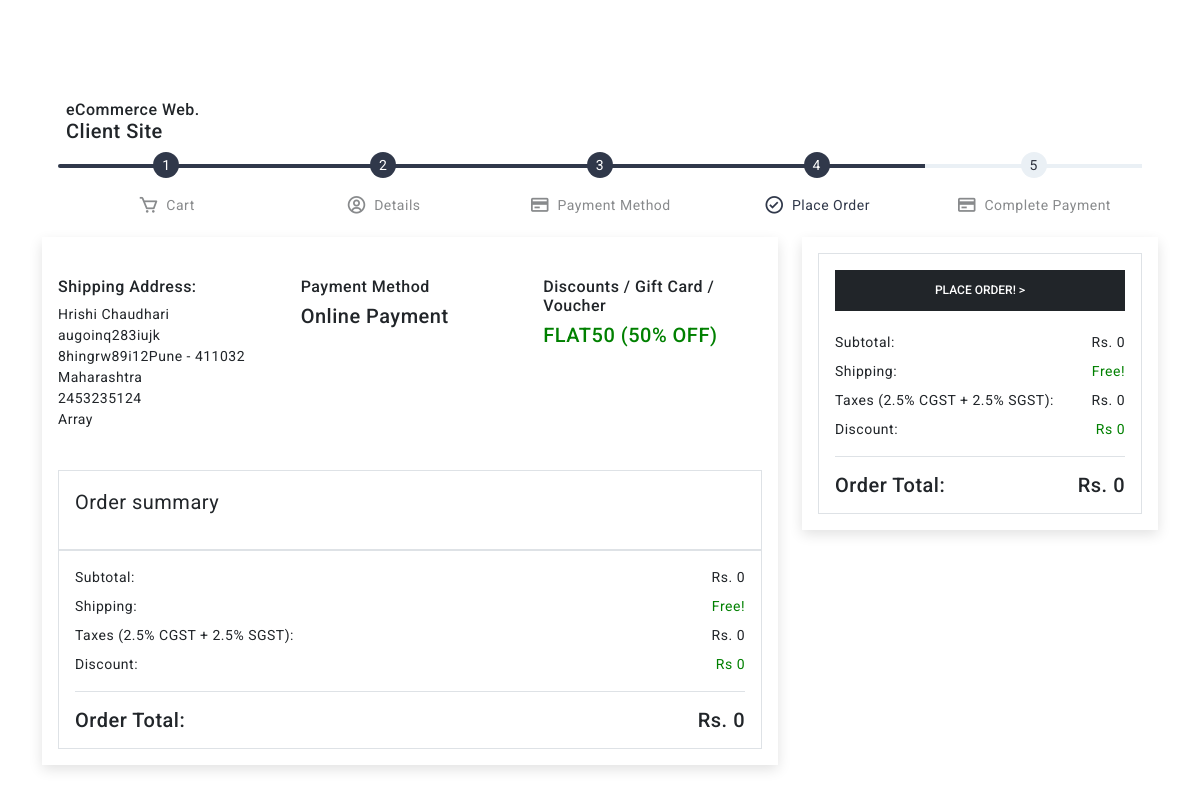
/checkout-review.php?address=1&percent=50&promo=FLAT50 (signed in), run on the app's committed database.
### tables this page shows
CREATE TABLE `user` (
  `id` int NOT NULL AUTO_INCREMENT,
  `firstname` varchar(50) NOT NULL,
  `lastname` varchar(50) NOT NULL,
  `email` varchar(100) NOT NULL,
  `phone_number` varchar(20) DEFAULT NULL,
  `password1` varchar(128) DEFAULT NULL,
  `city` varchar(100) DEFAULT NULL,
  `address` text,
  `zip_code` int DEFAULT NULL,
  `firebase_id` varchar(150) DEFAULT NULL,
  `img_url` varchar(255) DEFAULT NULL,
  `address2` text,
  `address3` text,
  `address1` text,
  PRIMARY KEY (`id`)
);

### checkout-review.php (the view, shortened to what this page needs)
<!doctype html>
<html lang="en">
<head>
    <link href="assets/plugins/OwlCarousel/css/owl.carousel.min.css" rel="stylesheet" />
    <link href="assets/plugins/simplebar/css/simplebar.css" rel="stylesheet" />
    <link href="assets/plugins/perfect-scrollbar/css/perfect-scrollbar.css" rel="stylesheet" />
    <link href="assets/plugins/metismenu/css/metisMenu.min.css" rel="stylesheet" />
    <link href="assets/plugins/nouislider/nouislider.min.css" rel="stylesheet" />
    <link href="assets/css/pace.min.css" rel="stylesheet" />
    <link href="assets/css/bootstrap.min.css" rel="stylesheet">
    <link href="assets/css/app.css" rel="stylesheet">
    <link href="assets/css/icons.css" rel="stylesheet">
</head>
<body>
    <?php
    $user_id = "";
    if (isset($_SESSION['uemail']) && isset($_SESSION['ufirstname']) && isset($_SESSION['ulastname']) && isset($_SESSION['u_id'])) {
        $user_id = $_SESSION["u_id"];
    }
    if (isset($_POST["percent"])) {
        $percent = $_POST["percent"];
        $promo  = $_POST["promo"];
    } else {
        $percent = $_GET["percent"];
        $promo  = $_GET["promo"];
    }
    ?>
    <div class="page-wrapper">
        <div class="page-content">
            <section class="py-4">
                <div class="container">
                    <div class="shop-cart">
                        <div class="row">
                            <div class="col-12 col-xl-12">
                                <div class="row">
                                    <div class="col-md-12">
                                        <div class="checkout-details">
                                            <div class="card bg-transparent rounded-0 shadow-none">
                                                <div class="card-body">
                                                    <div class="d-flex align-items-center">
                                                        <div class="logo d-none d-lg-flex">
                                                            <a href="index.php">
                                                                <div class="ms-2">
                                                                    <h6 class="mb-0">eCommerce Web.</h6>
                                                                    <h5 class="mb-0">Client Site</h5>
                                                                </div>
                                                            </a>
                                                        </div>
                                                    </div>
                                                    <br>
                                                    <div class="steps steps-light">
                                                        <a class="step-item active" href="shop-cart.html">
                                                            <div class="step-progress"><span class="step-count">1</span>
                                                            </div>
                                                            <div class="step-label"><i class='bx bx-cart'></i>Cart</div>
                                                        </a>
                                                        <a class="step-item active " href="checkout-details.html">
                                                            <div class="step-progress"><span class="step-count">2</span>
                                                            </div>
                                                            <div class="step-label active"><i class='bx bx-user-circle'></i>Details</div>
                                                        </a>
                                                        <a class="step-item active " href="checkout-review.html">
                                                            <div class="step-progress"><span class="step-count">3</span>
                                                            </div>
                                                            <div class="step-label"><i class='bx bx-credit-card '></i>Payment Method</div>
                                                        </a>
                                                        <a class="step-item active current" href="checkout-payment.html">
                                                            <div class="step-progress"><span class="step-count">4</span>
                                                            </div>
                                                            <div class="step-label"><i class='bx bx-check-circle'></i>Place Order</div>
                                                        </a>
                                                        <a class="step-item" href="checkout-payment.html">
                                                            <div class="step-progress"><span class="step-count">5</span>
                                                            </div>
                                                            <div class="step-label"><i class='bx bx-credit-card'></i>Complete Payment</div>
                                                        </a>
                                                    </div>
                                                </div>
                                            </div>
                                            <div class="row">
                                                <div class="col-md-8">
                                                    <div class="card rounded-0">
                                                        <div class="card-body">
                                                            <div class="row my-4">
                                                                <div class="col-md-4">
                                                                    <h6>Shipping Address:</h6>
                                                                    <p>
                                                                        <?php
                                                                        include 'login.dbh.php';
                                                                        if ($_POST["address1"] != "") {
                                                                            echo $_POST["address1"] . "<br>";
                                                                            echo $_POST["address2"] . "<br>";
                                                                            echo $_POST["city"] . " " . $_POST["zipcode"] . "<br>";
                                                                            echo $_POST["state"] . "<br>";
                                                                            echo "Phone no: " . $_POST["phoneno"] . "\n";
                                                                        } else {
                                                                            $ad = $_GET["address"];
                                                                            $sql = "SELECT address$ad FROM user WHERE id = '$user_id'";
                                                                            $s = mysqli_query($conn, $sql);
                                                                            $row = mysqli_fetch_array($s);
                                                                            $address1 = $row["address$ad"];
                                                                            $jsonData = rtrim($address1, "\0");
                                                                            $address_f =  json_decode(preg_replace('/[\x00-\x1F\x80-\xFF]/', '', $jsonData), true);
                                                                            echo $address_f["fname"] . " " . $address_f["lname"] . "<br>";
                                                                            echo $address_f["address1"] . "<br>";
                                                                            echo $address_f["address2"];
                                                                            echo $address_f["city"] . " - " . $address_f["zipcode"] . "<br>";
                                                                            echo $address_f["state"] . "<br>";
                                                                            echo $address_f["phoneno"] . "<br>";
                                                                            $json_string = stripslashes(html_entity_decode($address1));
                                                                            echo json_decode($json_string, true);
                                                                        }
                                                                        ?>
                                                                    </p>
                                                                </div>
                                                                <div class="col-md-4">
                                                                    <h6>Payment Method</h6>
                                                                    <h5>Online Payment</h5>
                                                                </div>
                                                                <div class="col-md-4">
                                                                    <h6>
                                                                        Discounts / Gift Card / Voucher
                                                                    </h6>
                                                                    <h5 style="color: green">FLAT50 (50% OFF)</h5>
                                                                </div>
                                                            </div>
                                                            <div class="card rounded-0 border bg-transparent shadow-none">
                                                                <div class="card-body">
                                                                    <p class="fs-5">Order summary</p>
                                                                    <?php
                                                                    $total = 0;
                                                                    ?>
                                                                </div>
                                                            </div>
                                                            <div class="card rounded-0 border bg-transparent mb-0 shadow-none">
                                                                <div class="card-body">
                                                                    <p class="mb-2">Subtotal: <span class="float-end">Rs. <?php echo $total;  ?></span>
                                                                    </p>
                                                                    <p class="mb-2">Shipping: <span class="float-end" style="color: green">Free!</span>
                                                                    </p>
                                                                    <p class="mb-2">Taxes (2.5% CGST + 2.5% SGST): <span class="float-end">Rs. <?php echo $total * (5 / 100);  ?></span>
                                                                    </p>
                                                                    <p class="mb-0">Discount: <span class="float-end" style="color:green">Rs <?php echo $total * ($percent / 100) ?></span>
                                                                    </p>
                                                                    <div class="my-3 border-top"></div>
                                                                    <h5 class="mb-0">Order Total: <span class="float-end">Rs.
                                                                            <?php echo $total - $total * ($percent / 100) ?>
                                                                        </span></h5>
                                                                </div>
                                                            </div>
                                                        </div>
                                                    </div>
                                                </div>
                                                <div class="col-md-4">
                                                    <div class="order-summary">
                                                        <div class="card rounded-0 ">
                                                            <div class="card-body">
                                                                <div class="card rounded-0 border bg-transparent mb-0 shadow-none">
                                                                    <div class="card-body">
                                                                        <div class="col-md-12">
                                                                            <div class="d-grid">
                                                                                      <input onclick="window.location.href='http://localhost:3456/payu.php?promo=<?php echo $promo?>&address=<?php echo $_GET["address"] ?>'"
                                                                                      style="width: 100%" class="btn btn-dark btn-ecomm" value="Place Order! >">
                                                                            </div>
                                                                        </div>
                                                                        <br>
                                                                        <p class="mb-2">Subtotal: <span class="float-end">Rs. <?php echo $total;  ?></span>
                                                                        </p>
                                                                        <p class="mb-2">Shipping: <span class="float-end" style="color: green">Free!</span>
                                                                        </p>
                                                                        <p class="mb-2">Taxes (2.5% CGST + 2.5% SGST): <span class="float-end">Rs. <?php echo $total * (5 / 100);  ?></span>
                                                                        </p>
                                                                        <p class="mb-0">Discount: <span class="float-end" style="color:green">Rs <?php echo $total * ($percent / 100) ?></span>
                                                                        </p>
                                                                        <div class="my-3 border-top"></div>
                                                                        <h5 class="mb-0">Order Total: <span class="float-end">Rs.
                                                                                <?php echo $total - $total * ($percent / 100) ?>
                                                                            </span></h5>
                                                                    </div>
                                                                </div>
                                                            </div>
                                                        </div>
                                                    </div>
                                                </div>
                                            </div>
                                        </div>
                                    </div>
                                </div>
                            </div>
                        </div>
                    </div>
                </div>
        </div>
    </div>
    <br>
    <br>
    <br>
    <br>
</body>
</html>

### data on the page
user: address1 "Hrishi", address1 "Chaudhari", address1 "augoinq283iujk", address1 "8hingrw89i12", address1 "Pune", address1 "411032", address1 "Maharashtra", address1 "2453235124", address1 "Array"

### other printed values
$total "0"
$total * (5 / 100) "0"
$total * ($percent / 100) "0"
$total - $total * ($percent / 100) "0"
